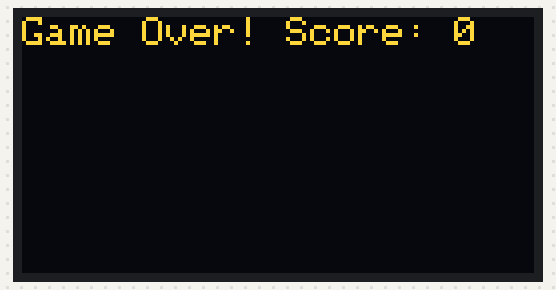
Simulated run of this sketch. Board: ESP32. On the bench: 128×64 one-colour display. The OLED is the two-colour kind (top 16 rows yellow); random numbers use the default seed unless the sketch sets one; what the sketch prints to the serial monitor is not drawn. At 7.3 s the program stops and its outputs stay as they are.

Above: at 7.4 s.

The sketch:

Snake.ino
```cpp
#include <Wire.h>
#include <Adafruit_GFX.h>
#include <Adafruit_SSD1306.h>

#define SCREEN_WIDTH 128
#define SCREEN_HEIGHT 64
#define OLED_RESET -1

Adafruit_SSD1306 display(SCREEN_WIDTH, SCREEN_HEIGHT, &Wire, OLED_RESET);

int snakeX = SCREEN_WIDTH / 2;
int snakeY = SCREEN_HEIGHT / 2;
int fruitX, fruitY;
int score = 0;
int direction = 0; // 0 - up, 1 - right, 2 - down, 3 - left

void setup() {
  Serial.begin(9600);
  while (!Serial) {
    delay(10);
  }
  Serial.println("Starting OLED display setup...");

  Wire.begin(12, 14);

  if (!display.begin(SSD1306_SWITCHCAPVCC, 0x3C)) {
    Serial.println(F("SSD1306 allocation failed"));
    for (;;)
      ;
  }

  display.clearDisplay();
  display.display();
  Serial.println("OLED display initialized.");

  randomSeed(analogRead(0));
  placeFruit();
}

void loop() {
  if (Serial.available() > 0) {
    char input = Serial.read();
    if (input == 'w' && direction != 2) {
      direction = 0; // up
    } else if (input == 'd' && direction != 3) {
      direction = 1; // right
    } else if (input == 's' && direction != 0) {
      direction = 2; // down
    } else if (input == 'a' && direction != 1) {
      direction = 3; // left
    }
  }

  updateSnake();
  checkCollision();
  displaySnake();
  delay(200);
}

void updateSnake() {
  switch (direction) {
    case 0:
      snakeY--;
      break;
    case 1:
      snakeX++;
      break;
    case 2:
      snakeY++;
      break;
    case 3:
      snakeX--;
      break;
  }
}

void checkCollision() {
  if (snakeX >= SCREEN_WIDTH || snakeX < 0 || snakeY >= SCREEN_HEIGHT || snakeY < 0) {
    display.clearDisplay();
    display.setTextSize(1);
    display.setTextColor(SSD1306_WHITE);
    display.setCursor(0, 0);
    display.cp437(true);
    display.println("Game Over! Score: " + String(score));
    display.display();
    while (true) {
      // Game over
    }
  }

  if (snakeX == fruitX && snakeY == fruitY) {
    placeFruit();
    score++;
  }
}

void displaySnake() {
  display.clearDisplay();
  display.setTextSize(1);
  display.setTextColor(SSD1306_WHITE);
  display.setCursor(snakeX, snakeY);
  display.cp437(true);
  display.println("o");
  display.setTextSize(1);
  display.setTextColor(SSD1306_WHITE);
  display.setCursor(fruitX, fruitY);
  display.cp437(true);
  display.println("*");
  display.display();
}

void placeFruit() {
  fruitX = random(0, SCREEN_WIDTH);
  fruitY = random(0, SCREEN_HEIGHT);
}
```
